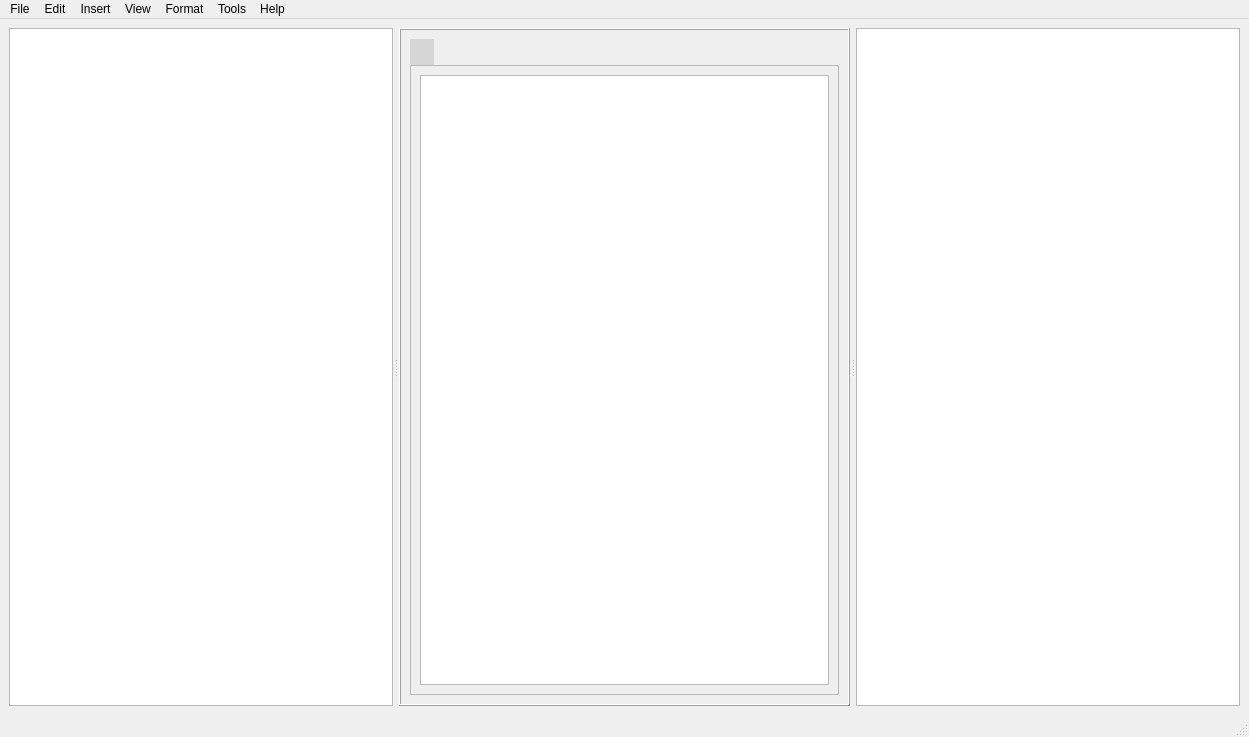
<?xml version="1.0" encoding="UTF-8"?>
<ui version="4.0">
 <class>MainWindow</class>
 <widget class="QMainWindow" name="MainWindow">
  <property name="geometry">
   <rect>
    <x>0</x>
    <y>0</y>
    <width>1249</width>
    <height>737</height>
   </rect>
  </property>
  <property name="windowTitle">
   <string>MainWindow</string>
  </property>
  <widget class="QWidget" name="centralwidget">
   <layout class="QHBoxLayout" name="horizontalLayout">
    <item>
     <widget class="QSplitter" name="mainSplitter">
      <property name="orientation">
       <enum>Qt::Horizontal</enum>
      </property>
      <property name="opaqueResize">
       <bool>true</bool>
      </property>
      <property name="handleWidth">
       <number>6</number>
      </property>
      <property name="childrenCollapsible">
       <bool>true</bool>
      </property>
      <widget class="QTreeWidget" name="notebookName">
       <property name="minimumSize">
        <size>
         <width>150</width>
         <height>0</height>
        </size>
       </property>
       <property name="maximumSize">
        <size>
         <width>16777215</width>
         <height>16777215</height>
        </size>
       </property>
       <property name="headerHidden">
        <bool>true</bool>
       </property>
       <attribute name="headerVisible">
        <bool>false</bool>
       </attribute>
       <column>
        <property name="text">
         <string notr="true">1</string>
        </property>
       </column>
      </widget>
      <widget class="QFrame" name="frame_3">
       <property name="sizePolicy">
        <sizepolicy hsizetype="Expanding" vsizetype="Preferred">
         <horstretch>0</horstretch>
         <verstretch>0</verstretch>
        </sizepolicy>
       </property>
       <property name="frameShape">
        <enum>QFrame::Box</enum>
       </property>
       <property name="frameShadow">
        <enum>QFrame::Raised</enum>
       </property>
       <layout class="QVBoxLayout" name="verticalLayout">
        <item>
         <widget class="QTabWidget" name="tabPages">
          <property name="styleSheet">
           <string notr="true">QTabWidget::pane {
  border: 1px solid palette(mid);
}
QTabBar::tab {
  padding: 6px 12px;
  margin-right: 2px;
}
QTabBar::tab:selected {
  background: #efefef; /* lighter for selected */
}
QTabBar::tab:!selected {
  background: #d6d6d6;  /* darker for unselected */
}
QTabBar::tab:hover:!selected {
  background: #eaeaea;  /* subtle hover */
}
</string>
          </property>
          <property name="currentIndex">
           <number>1</number>
          </property>
          <widget class="QWidget" name="tab">
           <attribute name="title">
            <string/>
           </attribute>
           <layout class="QVBoxLayout" name="verticalLayout_3">
            <item>
             <widget class="QTextEdit" name="textEdit"/>
            </item>
           </layout>
          </widget>
          <widget class="QWidget" name="tab_2">
           <attribute name="title">
            <string/>
           </attribute>
           <layout class="QVBoxLayout" name="verticalLayout_4">
            <item>
             <widget class="QTextEdit" name="textEdit_2"/>
            </item>
           </layout>
          </widget>
         </widget>
        </item>
       </layout>
      </widget>
      <widget class="QTreeView" name="sectionPages">
       <property name="minimumSize">
        <size>
         <width>150</width>
         <height>0</height>
        </size>
       </property>
       <property name="headerHidden">
        <bool>true</bool>
       </property>
      </widget>
     </widget>
    </item>
   </layout>
  </widget>
  <widget class="QMenuBar" name="menubar">
   <property name="geometry">
    <rect>
     <x>0</x>
     <y>0</y>
     <width>1249</width>
     <height>22</height>
    </rect>
   </property>
   <widget class="QMenu" name="menuFile">
    <property name="title">
     <string>File</string>
    </property>
    <addaction name="actionOpen"/>
    <addaction name="actionSave"/>
    <addaction name="actionSave_As"/>
    <addaction name="actionNew_Database"/>
    <addaction name="separator"/>
    <addaction name="actionExport_Database"/>
    <addaction name="separator"/>
    <addaction name="actionExit"/>
   </widget>
   <widget class="QMenu" name="menuInsert">
    <property name="title">
     <string>Insert</string>
    </property>
    <addaction name="actionAdd_Workbook"/>
    <addaction name="actionDelete_Workbook"/>
    <addaction name="actionRename_WorkBook"/>
    <addaction name="actionCollapse_All_Binders"/>
    <addaction name="separator"/>
    <addaction name="actionAdd_Scction"/>
    <addaction name="actionDelete_Section"/>
    <addaction name="actionRename_Section"/>
    <addaction name="separator"/>
    <addaction name="actionAdd_Page"/>
    <addaction name="actionDelete_Page"/>
    <addaction name="actionRename_Page"/>
    <addaction name="separator"/>
  <addaction name="actionPlanning_Register"/>
  <addaction name="separator"/>
    <addaction name="actionInsert_Attachment"/>
   </widget>
   <widget class="QMenu" name="menuView">
    <property name="title">
     <string>View</string>
    </property>
    <addaction name="actionRich_Text_Tools"/>
   </widget>
   <widget class="QMenu" name="menuHelp">
    <property name="title">
     <string>Help</string>
    </property>
   </widget>
   <widget class="QMenu" name="menuEdit">
    <property name="title">
     <string>Edit</string>
    </property>
    <widget class="QMenu" name="menuDefault_Paste_Mode">
     <property name="title">
      <string>Default Paste Mode</string>
     </property>
     <addaction name="actionPasteMode_Rich"/>
     <addaction name="actionPasteMode_Text_Only"/>
     <addaction name="actionPasteMode_Match_Style"/>
     <addaction name="actionPasteMode_Clean"/>
    </widget>
    <addaction name="actionPaste_Text_Only"/>
    <addaction name="actionPaste_and_Match_Style"/>
    <addaction name="actionPaste_Clean_Formatting"/>
    <addaction name="menuDefault_Paste_Mode"/>
   </widget>
   <widget class="QMenu" name="menuFormat">
    <property name="title">
     <string>Format</string>
    </property>
    <widget class="QMenu" name="menuList_Schemes">
     <property name="title">
      <string>List Schemes</string>
     </property>
     <widget class="QMenu" name="menuOrdered_Numbered">
      <property name="title">
       <string>Ordered (Numbered)</string>
      </property>
      <addaction name="actionOrdered_Classic"/>
      <addaction name="actionOrdered_Decimal"/>
     </widget>
     <widget class="QMenu" name="menuUnordered_Bulleted">
      <property name="title">
       <string>Unordered (Bulleted)</string>
      </property>
      <addaction name="actionUnordered_Disc_Circle_Square"/>
      <addaction name="actionUnordered_Disc_Only"/>
     </widget>
     <addaction name="menuOrdered_Numbered"/>
     <addaction name="menuUnordered_Bulleted"/>
    </widget>
    <addaction name="menuList_Schemes"/>
   </widget>
   <widget class="QMenu" name="menuTools">
    <property name="title">
     <string>Tools</string>
    </property>
    <addaction name="actionSettings"/>
    <addaction name="actionOpen_Databases_Folder"/>
    <addaction name="actionMigrate_Current_DB_to_Root"/>
    <addaction name="actionClean_Unused_Media"/>
   </widget>
   <addaction name="menuFile"/>
   <addaction name="menuEdit"/>
   <addaction name="menuInsert"/>
   <addaction name="menuView"/>
   <addaction name="menuFormat"/>
   <addaction name="menuTools"/>
   <addaction name="menuHelp"/>
  </widget>
  <widget class="QStatusBar" name="statusbar"/>
  <action name="actionOpen">
   <property name="text">
    <string>Open</string>
   </property>
  </action>
  <action name="actionSave">
   <property name="text">
    <string>Save</string>
   </property>
  </action>
  <action name="actionSave_As">
   <property name="text">
    <string>Save As...</string>
   </property>
  </action>
  <action name="actionExit">
   <property name="text">
    <string>Exit</string>
   </property>
  </action>
  <action name="actionNew_Database">
   <property name="text">
    <string>New Database</string>
   </property>
  </action>
  <action name="actionExport_Database">
   <property name="text">
    <string>Export Database</string>
   </property>
  </action>
  <action name="actionAdd_WorkBook">
   <property name="text">
    <string>Add Binder</string>
   </property>
  </action>
  <action name="actionDelete_Workbook">
   <property name="text">
    <string>Delete Binder</string>
   </property>
  </action>
  <action name="actionRename_WorkBook">
   <property name="text">
    <string>Rename Binder</string>
   </property>
  </action>
  <action name="actionAdd_Workbook">
   <property name="text">
    <string>Add Binder</string>
   </property>
  </action>
  <action name="actionAdd_Scction">
   <property name="text">
    <string>Add Section</string>
   </property>
  </action>
  <action name="actionDelete_Section">
   <property name="text">
    <string>Delete Section</string>
   </property>
  </action>
  <action name="actionRename_Section">
   <property name="text">
    <string>Rename Section</string>
   </property>
  </action>
  <action name="actionAdd_Page">
   <property name="text">
    <string>Add Page</string>
   </property>
  </action>
  <action name="actionDelete_Page">
   <property name="text">
    <string>Delete Page</string>
   </property>
  </action>
  <action name="actionRename_Page">
   <property name="text">
    <string>Rename Page</string>
   </property>
  </action>
  <action name="actionInsert_Attachment">
   <property name="text">
    <string>Insert Attachment…</string>
   </property>
  </action>
  <action name="actionPlanning_Register">
   <property name="text">
    <string>Planning Register</string>
   </property>
  </action>
  <action name="actionRich_Text_Tools">
   <property name="text">
    <string>Rich Text Tools</string>
   </property>
  </action>
  <action name="actionClean_Unused_Media">
   <property name="text">
    <string>Clean Unused Media</string>
   </property>
  </action>
  <action name="actionSettings">
   <property name="text">
    <string>Settings…</string>
   </property>
  </action>
  <action name="actionOpen_Databases_Folder">
   <property name="text">
    <string>Open Databases Folder</string>
   </property>
  </action>
  <action name="actionMigrate_Current_DB_to_Root">
   <property name="text">
    <string>Migrate Current DB into Databases Root…</string>
   </property>
  </action>
  <action name="actionCollapse_All_Binders">
   <property name="text">
    <string>Collapse All Binders</string>
   </property>
  </action>
  <action name="actionPaste_Text_Only">
   <property name="text">
    <string>Paste Text Only</string>
   </property>
   <property name="shortcut">
    <string>Ctrl+Shift+V</string>
   </property>
  </action>
  <action name="actionPaste_and_Match_Style">
   <property name="text">
    <string>Paste and Match Style</string>
   </property>
   <property name="toolTip">
    <string>Paste keeping basic structure but match current font/size/color</string>
   </property>
   <property name="shortcut">
    <string>Ctrl+Alt+V</string>
   </property>
  </action>
  <action name="actionPaste_Clean_Formatting">
   <property name="text">
    <string>Paste — Clean Formatting</string>
   </property>
   <property name="toolTip">
    <string>Paste HTML but strip inline styles, classes, and backgrounds</string>
   </property>
  </action>
  <action name="actionPasteMode_Rich">
   <property name="checkable">
    <bool>true</bool>
   </property>
   <property name="text">
    <string>Rich (default Ctrl+V)</string>
   </property>
  </action>
  <action name="actionPasteMode_Text_Only">
   <property name="checkable">
    <bool>true</bool>
   </property>
   <property name="text">
    <string>Text Only (default Ctrl+V)</string>
   </property>
  </action>
  <action name="actionPasteMode_Match_Style">
   <property name="checkable">
    <bool>true</bool>
   </property>
   <property name="text">
    <string>Match Style (default Ctrl+V)</string>
   </property>
  </action>
  <action name="actionPasteMode_Clean">
   <property name="checkable">
    <bool>true</bool>
   </property>
   <property name="text">
    <string>Clean Formatting (default Ctrl+V)</string>
   </property>
  </action>
  <action name="actionOrdered_Classic">
   <property name="text">
    <string>Classic (I, A, 1, a, i)</string>
   </property>
  </action>
  <action name="actionOrdered_Decimal">
   <property name="text">
    <string>Decimal (1, 2, 3)</string>
   </property>
  </action>
  <action name="actionUnordered_Disc_Circle_Square">
   <property name="text">
    <string>Disc → Circle → Square</string>
   </property>
  </action>
  <action name="actionUnordered_Disc_Only">
   <property name="text">
    <string>Disc only</string>
   </property>
  </action>
 </widget>
 <resources/>
 <connections/>
</ui>
